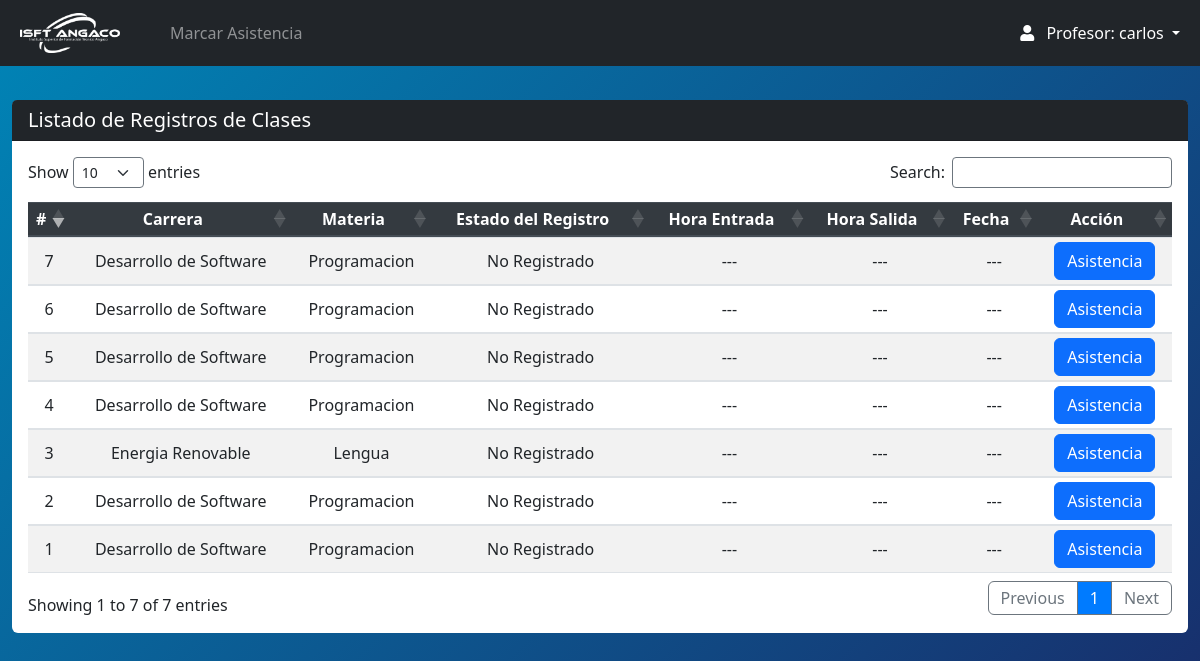
The page /Views/docente/listar_registros.php (signed in) on the database its author committed.
### tables this page shows
CREATE TABLE `asignaturas` (
  `id` int(11) NOT NULL,
  `nombre` varchar(255) NOT NULL,
  `cantidaddehoras` int(11) NOT NULL,
  `FK_carrera` int(11) NOT NULL,
  `etapa` enum('Activo','Inactivo') DEFAULT 'Activo'
);

CREATE TABLE `carreras` (
  `id` int(11) NOT NULL,
  `nombre` varchar(255) NOT NULL,
  `descripcion` varchar(255) NOT NULL,
  `etapa` varchar(15) NOT NULL
);

### Views/docente/listar_registros.php (the view, shortened to what this page needs)
<?php
require 'navbar.php';
include('../../conn/connection.php');
$usuario_id = $_SESSION['id_usuario'];
function getMateriasAndCarreras($db, $usuario_id)
{
    $queryMaterias = "
        SELECT c.id AS carrera_id, c.nombre AS carrera_nombre, a.id AS materia_id, a.nombre AS materia_nombre
        FROM asignaturas a
        JOIN carreras c ON a.FK_carrera = c.id
        JOIN dicta d ON a.id = d.FKmateria
        WHERE d.usuario_id = :usuario_id
        AND a.etapa = 'Activo'
    ";
    $stmtMaterias = $db->prepare($queryMaterias);
    $stmtMaterias->bindParam(':usuario_id', $usuario_id, PDO::PARAM_INT);
    $stmtMaterias->execute();
    return $stmtMaterias->fetchAll(PDO::FETCH_ASSOC);
}
$materias = getMateriasAndCarreras($db, $usuario_id);
$registrosMap = [];
$fecha_actual = date('Y-m-d');
?>
<section class="content mt-3">
    <div class="row m-auto">
        <div class="col-sm">
            <div class="card rounded-2 border-0">
                <div class="card-header bg-dark text-white pb-0">
                    <h5 class="d-inline-block">Listado de Registros de Clases</h5>
                </div>
                <div class="card-body table-responsive">
                    <table id="example" class="table table-striped table-sm" style="width:100%">
                        <thead class="thead-dark">
                            <tr>
                                <th>#</th>
                                <th>Carrera</th>
                                <th>Materia</th>
                                <th>Estado del Registro</th>
                                <th>Hora Entrada</th>
                                <th>Hora Salida</th>
                                <th>Fecha</th>
                                <th>Acción</th>
                            </tr>
                        </thead>
                        <tbody>
                        <?php
                            $i = 1;
                            foreach ($materias as $materia) {
                                $key = $materia['carrera_id'] . '-' . $materia['materia_id'];
                                $registro = isset($registrosMap[$key]) ? $registrosMap[$key] : null;
                                $estado = $registro && $registro['fecha'] == $fecha_actual
                                    ? ($registro['hora_salida'] ? 'Presente' : 'Ausente')
                                    : 'No Registrado';
                                $hora_entrada = $registro && $registro['fecha'] == $fecha_actual
                                    ? $registro['hora_entrada']
                                    : '---';
                                $hora_salida = $registro && $registro['fecha'] == $fecha_actual
                                    ? $registro['hora_salida']
                                    : '---';
                                $fecha_registro = $registro ? $registro['fecha'] : '---';
                        ?>
                            <tr>
                                <td><?php echo $i++; ?></td>
                                <td><?php echo htmlspecialchars($materia['carrera_nombre'] ?? ''); ?></td>
                                <td><?php echo htmlspecialchars($materia['materia_nombre'] ?? ''); ?></td>
                                <td><?php echo $estado; ?></td>
                                <td><?php echo htmlspecialchars($hora_entrada ?? ''); ?></td>
                                <td><?php echo htmlspecialchars($hora_salida ?? ''); ?></td>
                                <td><?php echo htmlspecialchars($fecha_registro ?? ''); ?></td>
                                <td class="text-center">
                                    <?php if (!$registro || $registro['fecha'] != $fecha_actual || !$registro['hora_salida']) { ?>
                                        <button class="btn btn-primary" data-bs-toggle="modal" data-bs-target="#mi-modal-<?php echo $materia['materia_id']; ?>">
                                            Asistencia
                                        </button>
                                    <?php } else { ?>
                                        <button class="btn btn-success" disabled role="button">Registrado</button>
                                    <?php } ?>
                                </td>
                            </tr>
                        <?php } ?>
                        </tbody>
                    </table>
                </div>
            </div>
        </div>
    </div>
</section>

### css/style.css (style rules this page uses)
body { position: relative; padding-bottom: 10px; min-height: 100vh; }
th, td { text-align: center !important; vertical-align: middle !important; }

### Views/docente/navbar.php (style rules this page uses)
body { background: linear-gradient(135deg,#0085b7, #192a68); }

### rows shown on the page
asignaturas: FK_carrera.nombre "Desarrollo de Software", nombre "Programacion", hora_entrada "---", hora_salida "---", fecha_registro "---"
asignaturas: FK_carrera.nombre "Energia Renovable", nombre "Lengua", hora_entrada "---", hora_salida "---", fecha_registro "---"

### other values the page prints
$_SESSION['nombre'] "carlos"
